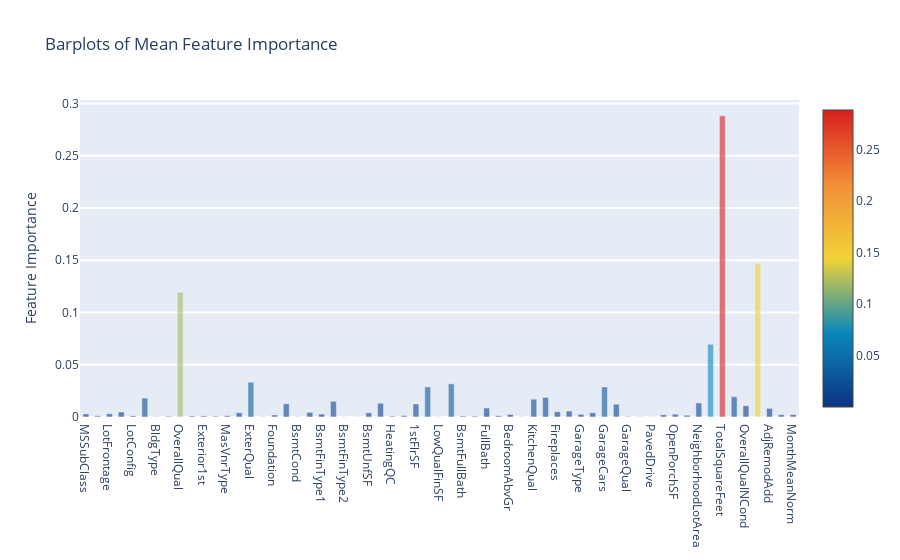

Source (notebook cell):
### Code cell
feature_dataframe['mean'] = feature_dataframe.mean(axis= 1) # axis = 1 computes the mean row-wise

y_mean = feature_dataframe['mean'].values
x_feat = feature_dataframe['features'].values
data = [go.Bar(
            x= x_feat,
             y= y_mean,
            width = 0.5,
            marker=dict(
               color = feature_dataframe['mean'].values,
            colorscale='Portland',
            showscale=True,
            reversescale = False
            ),
            opacity=0.6
        )]

layout= go.Layout(
    autosize= True,
    title= 'Barplots of Mean Feature Importance',
    hovermode= 'closest',
#     xaxis= dict(
#         title= 'Pop',
#         ticklen= 5,
#         zeroline= False,
#         gridwidth= 2,
#     ),
    yaxis=dict(
        title= 'Feature Importance',
        ticklen= 5,
        gridwidth= 2
    ),
    showlegend= False
)
fig = go.Figure(data=data, layout=layout)
py.iplot(fig, filename='bar-direct-labels')

### Figure 1 — Plotly figure (JSON) as saved in the notebook; plotly's stock layout.template omitted (floating-point values rounded to 4 significant figures)
{"data": [{"marker": {"color": [0.002918, 0.001144, 0.003118, 0.004787, 0.001111, 0.01808, 0.0002848, 0.0007231, 0.1194, 0.001029, 0.001063, 0.0007873, 0.001243, 0.004085, 0.03327, 0.0002097, 0.001997, 0.01259, 0.0002431, 0.004464, 0.002818, 0.01502, 9.807e-05, 0.0001337, 0.003978, 0.01318, 0.0008175, 0.001302, 0.01245, 0.02882, 0.0001199, 0.03174, 0.001022, 0.0008876, 0.008581, 0.001217, 0.002417, 0.0002237, 0.01704, 0.01872, 0.004992, 0.00572, 0.00253, 0.004052, 0.02872, 0.0123, 0.0005026, 0.0002185, 0.0001787, 0.002133, 0.002671, 0.001686, 0.01339, 0.06963, 0.2881, 0.01941, 0.0108, 0.147, 0.008267, 0.002149, 0.002369], "colorscale": [[0, "rgb(12,51,131)"], [0.25, "rgb(10,136,186)"], [0.5, "rgb(242,211,56)"], [0.75, "rgb(242,143,56)"], [1, "rgb(217,30,30)"]], "reversescale": false, "showscale": true}, "opacity": 0.6, "type": "bar", "width": 0.5, "x": ["MSSubClass", "MSZoning", "LotFrontage", "LotArea", "LotConfig", "Neighborhood", "BldgType", "HouseStyle", "OverallQual", "OverallCond", "Exterior1st", "Exterior2nd", "MasVnrType", "MasVnrArea", "ExterQual", "ExterCond", "Foundation", "BsmtQual", "BsmtCond", "BsmtExposure", "BsmtFinType1", "BsmtFinSF1", "BsmtFinType2", "BsmtFinSF2", "BsmtUnfSF", "TotalBsmtSF", "HeatingQC", "CentralAir", "1stFlrSF", "2ndFlrSF", "LowQualFinSF", "GrLivArea", "BsmtFullBath", "BsmtHalfBath", "FullBath", "HalfBath", "BedroomAbvGr", "KitchenAbvGr", "KitchenQual", "TotRmsAbvGrd", "Fireplaces", "FireplaceQu", "GarageType", "GarageFinish", "GarageCars", "GarageArea", "GarageQual", "GarageCond", "PavedDrive", "WoodDeckSF", "OpenPorchSF", "SaleCondition", "NeighborhoodLotArea", "NeighborhoodBldgType", "TotalSquareFeet", "NeighborhoodHouseStyle", "OverallQualNCond", "NeighborhoodOverallQualNCond", "AdjRemodAdd", "QuarterMeanNorm", "MonthMeanNorm"], "y": [0.002918, 0.001144, 0.003118, 0.004787, 0.001111, 0.01808, 0.0002848, 0.0007231, 0.1194, 0.001029, 0.001063, 0.0007873, 0.001243, 0.004085, 0.03327, 0.0002097, 0.001997, 0.01259, 0.0002431, 0.004464, 0.002818, 0.01502, 9.807e-05, 0.0001337, 0.003978, 0.01318, 0.0008175, 0.001302, 0.01245, 0.02882, 0.0001199, 0.03174, 0.001022, 0.0008876, 0.008581, 0.001217, 0.002417, 0.0002237, 0.01704, 0.01872, 0.004992, 0.00572, 0.00253, 0.004052, 0.02872, 0.0123, 0.0005026, 0.0002185, 0.0001787, 0.002133, 0.002671, 0.001686, 0.01339, 0.06963, 0.2881, 0.01941, 0.0108, 0.147, 0.008267, 0.002149, 0.002369]}], "layout": {"autosize": true, "hovermode": "closest", "showlegend": false, "title": {"text": "Barplots of Mean Feature Importance"}, "yaxis": {"gridwidth": 2, "ticklen": 5, "title": {"text": "Feature Importance"}}}}
